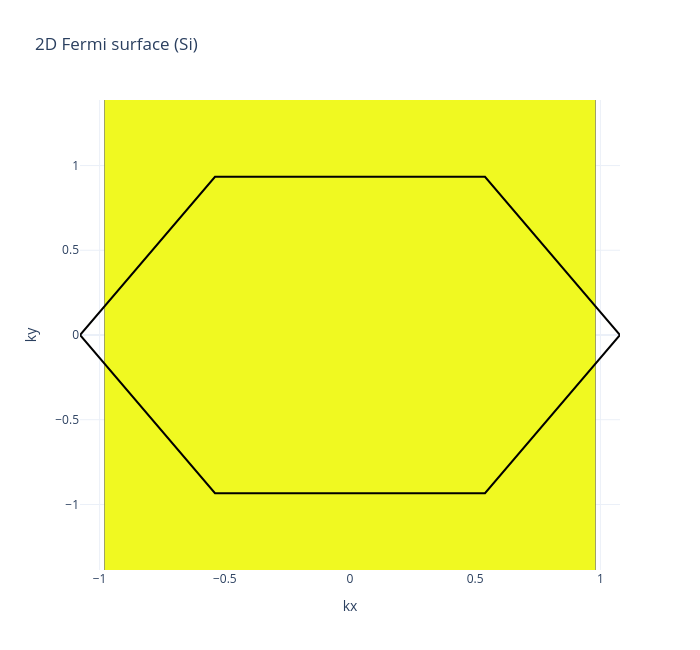

The cell this chart's notebook holds for it:
### Code cell
from slakonet.examples.full_demo import task_fermi2d
task_fermi2d(atoms, model, out='demo').show()
